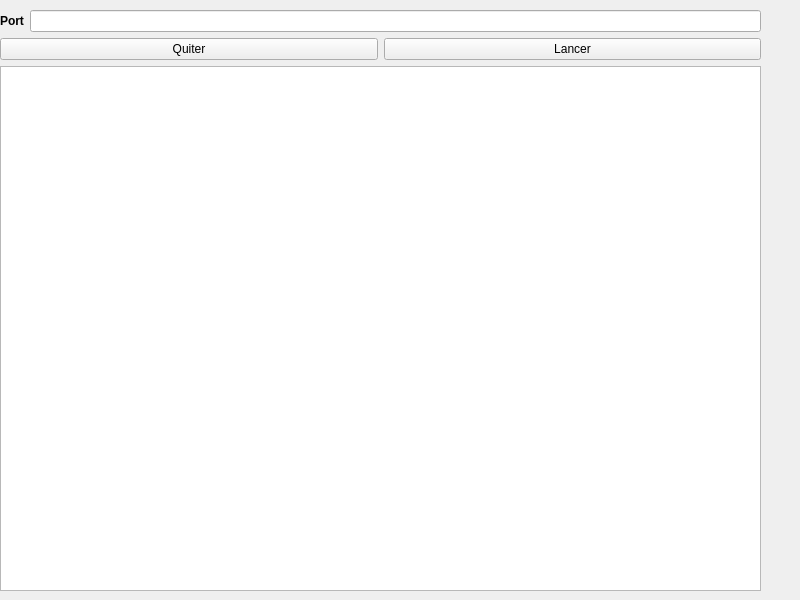
<?xml version="1.0" encoding="UTF-8"?>
<ui version="4.0">
 <class>InterfaceServeurTchat</class>
 <widget class="QWidget" name="InterfaceServeurTchat">
  <property name="geometry">
   <rect>
    <x>0</x>
    <y>0</y>
    <width>800</width>
    <height>600</height>
   </rect>
  </property>
  <property name="windowTitle">
   <string>InterfaceServeurTchat</string>
  </property>
  <widget class="QWidget" name="">
   <property name="geometry">
    <rect>
     <x>0</x>
     <y>10</y>
     <width>761</width>
     <height>581</height>
    </rect>
   </property>
   <layout class="QVBoxLayout" name="verticalLayout_2">
    <item>
     <layout class="QVBoxLayout" name="verticalLayout">
      <item>
       <layout class="QHBoxLayout" name="horizontalLayout_2">
        <item>
         <widget class="QLabel" name="label">
          <property name="font">
           <font>
            <weight>75</weight>
            <bold>true</bold>
           </font>
          </property>
          <property name="text">
           <string>Port</string>
          </property>
         </widget>
        </item>
        <item>
         <widget class="QLineEdit" name="lineEditPort"/>
        </item>
       </layout>
      </item>
      <item>
       <layout class="QHBoxLayout" name="horizontalLayout">
        <item>
         <widget class="QPushButton" name="pushButton">
          <property name="text">
           <string>Quiter</string>
          </property>
         </widget>
        </item>
        <item>
         <widget class="QPushButton" name="pushButtonLancer">
          <property name="text">
           <string>Lancer</string>
          </property>
         </widget>
        </item>
       </layout>
      </item>
     </layout>
    </item>
    <item>
     <widget class="QTextEdit" name="textEdit"/>
    </item>
   </layout>
  </widget>
 </widget>
 <resources/>
 <connections>
  <connection>
   <sender>pushButton</sender>
   <signal>clicked()</signal>
   <receiver>InterfaceServeurTchat</receiver>
   <slot>close()</slot>
   <hints>
    <hint type="sourcelabel">
     <x>418</x>
     <y>284</y>
    </hint>
    <hint type="destinationlabel">
     <x>422</x>
     <y>357</y>
    </hint>
   </hints>
  </connection>
 </connections>
</ui>
